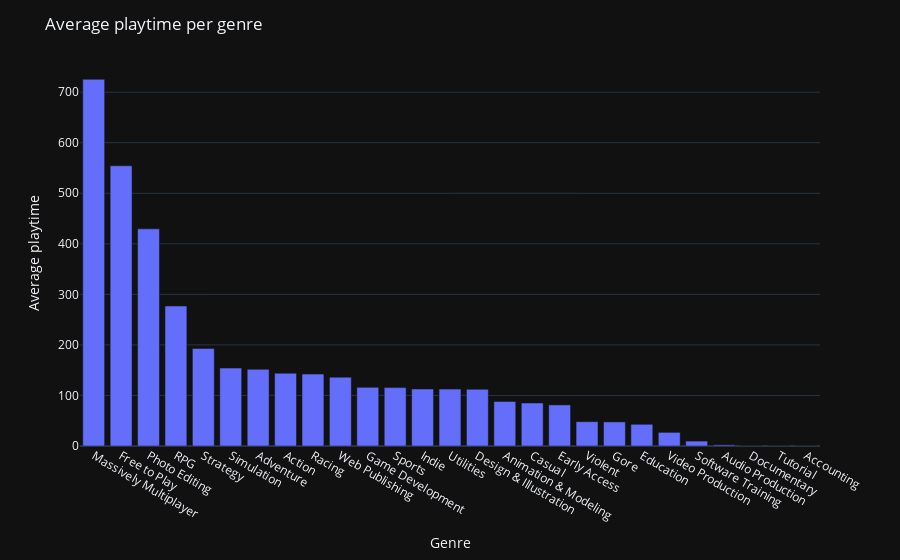

Source (notebook cell):
### Code cell
# find the average playtime per genre
fig = px.bar(games.explode('genres').groupby('genres')['average_playtime'].mean().sort_values(ascending=False), x=games.explode('genres').groupby('genres')['average_playtime'].mean().sort_values(ascending=False).index, y=games.explode('genres').groupby('genres')['average_playtime'].mean().sort_values(ascending=False).values)
fig.update_layout(title='Average playtime per genre', xaxis_title='Genre', yaxis_title='Average playtime')
fig.show()

### Figure 1 — Plotly figure (JSON) as saved in the notebook; plotly's stock layout.template omitted (floating-point values rounded to 4 significant figures)
{"data": [{"alignmentgroup": "True", "hovertemplate": "x=%{x}<br>y=%{y}<extra></extra>", "legendgroup": "", "marker": {"color": "#636efa", "pattern": {"shape": ""}}, "name": "", "offsetgroup": "", "orientation": "v", "showlegend": false, "textposition": "auto", "x": ["Massively Multiplayer", "Free to Play", "Photo Editing", "RPG", "Strategy", "Simulation", "Adventure", "Action", "Racing", "Web Publishing", "Game Development", "Sports", "Indie", "Utilities", "Design & Illustration", "Animation & Modeling", "Casual", "Early Access", "Violent", "Gore", "Education", "Video Production", "Software Training", "Audio Production", "Documentary", "Tutorial", "Accounting"], "xaxis": "x", "y": [725.5, 554.4, 429.6, 277.0, 193.1, 154.2, 151.7, 144.0, 142.2, 136.2, 116.0, 115.5, 112.8, 112.6, 112.2, 88.14, 85.07, 81.3, 48.14, 47.65, 42.96, 26.97, 9.742, 2.241, 0.0, 0.0, 0.0], "yaxis": "y", "type": "bar"}], "layout": {"xaxis": {"anchor": "y", "domain": [0.0, 1.0], "title": {"text": "Genre"}}, "yaxis": {"anchor": "x", "domain": [0.0, 1.0], "title": {"text": "Average playtime"}}, "legend": {"tracegroupgap": 0}, "margin": {"t": 60}, "barmode": "relative", "title": {"text": "Average playtime per genre"}}}
